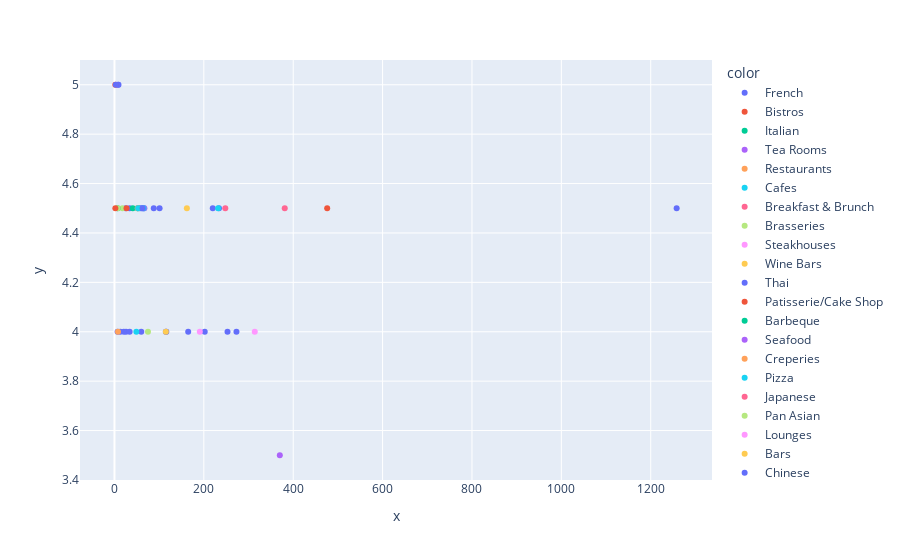

The notebook cell this image was saved under:
### Code cell
fig = px.scatter(x=business_df['review_count'],y=business_df['rating'], color=business_df['category'])
fig.show()

### Figure 1 — Plotly figure (JSON) as saved in the notebook; plotly's stock layout.template omitted (floating-point values rounded to 4 significant figures)
{"data": [{"hovertemplate": "color=French<br>x=%{x}<br>y=%{y}<extra></extra>", "legendgroup": "French", "marker": {"color": "#636efa", "symbol": "circle"}, "mode": "markers", "name": "French", "orientation": "v", "showlegend": true, "type": "scatter", "x": [1258, 57, 101, 60, 26, 116, 9, 61, 66, 273, 115, 253, 8, 234, 13, 88, 7, 34, 34, 165, 25, 21, 220, 202], "xaxis": "x", "y": [4.5, 4.5, 4.5, 4, 4, 4, 5, 4.5, 4.5, 4, 4, 4, 5, 4.5, 4, 4.5, 4, 4.5, 4, 4, 4.5, 4, 4.5, 4], "yaxis": "y"}, {"hovertemplate": "color=Bistros<br>x=%{x}<br>y=%{y}<extra></extra>", "legendgroup": "Bistros", "marker": {"color": "#EF553B", "symbol": "circle"}, "mode": "markers", "name": "Bistros", "orientation": "v", "showlegend": true, "type": "scatter", "x": [476, 2], "xaxis": "x", "y": [4.5, 5], "yaxis": "y"}, {"hovertemplate": "color=Italian<br>x=%{x}<br>y=%{y}<extra></extra>", "legendgroup": "Italian", "marker": {"color": "#00cc96", "symbol": "circle"}, "mode": "markers", "name": "Italian", "orientation": "v", "showlegend": true, "type": "scatter", "x": [41, 52], "xaxis": "x", "y": [4.5, 4.5], "yaxis": "y"}, {"hovertemplate": "color=Tea Rooms<br>x=%{x}<br>y=%{y}<extra></extra>", "legendgroup": "Tea Rooms", "marker": {"color": "#ab63fa", "symbol": "circle"}, "mode": "markers", "name": "Tea Rooms", "orientation": "v", "showlegend": true, "type": "scatter", "x": [67], "xaxis": "x", "y": [4.5], "yaxis": "y"}, {"hovertemplate": "color=Restaurants<br>x=%{x}<br>y=%{y}<extra></extra>", "legendgroup": "Restaurants", "marker": {"color": "#FFA15A", "symbol": "circle"}, "mode": "markers", "name": "Restaurants", "orientation": "v", "showlegend": true, "type": "scatter", "x": [8], "xaxis": "x", "y": [4], "yaxis": "y"}, {"hovertemplate": "color=Cafes<br>x=%{x}<br>y=%{y}<extra></extra>", "legendgroup": "Cafes", "marker": {"color": "#19d3f3", "symbol": "circle"}, "mode": "markers", "name": "Cafes", "orientation": "v", "showlegend": true, "type": "scatter", "x": [232, 65, 49], "xaxis": "x", "y": [4.5, 4.5, 4], "yaxis": "y"}, {"hovertemplate": "color=Breakfast & Brunch<br>x=%{x}<br>y=%{y}<extra></extra>", "legendgroup": "Breakfast & Brunch", "marker": {"color": "#FF6692", "symbol": "circle"}, "mode": "markers", "name": "Breakfast & Brunch", "orientation": "v", "showlegend": true, "type": "scatter", "x": [248], "xaxis": "x", "y": [4.5], "yaxis": "y"}, {"hovertemplate": "color=Brasseries<br>x=%{x}<br>y=%{y}<extra></extra>", "legendgroup": "Brasseries", "marker": {"color": "#B6E880", "symbol": "circle"}, "mode": "markers", "name": "Brasseries", "orientation": "v", "showlegend": true, "type": "scatter", "x": [18, 75], "xaxis": "x", "y": [4.5, 4], "yaxis": "y"}, {"hovertemplate": "color=Steakhouses<br>x=%{x}<br>y=%{y}<extra></extra>", "legendgroup": "Steakhouses", "marker": {"color": "#FF97FF", "symbol": "circle"}, "mode": "markers", "name": "Steakhouses", "orientation": "v", "showlegend": true, "type": "scatter", "x": [191], "xaxis": "x", "y": [4], "yaxis": "y"}, {"hovertemplate": "color=Wine Bars<br>x=%{x}<br>y=%{y}<extra></extra>", "legendgroup": "Wine Bars", "marker": {"color": "#FECB52", "symbol": "circle"}, "mode": "markers", "name": "Wine Bars", "orientation": "v", "showlegend": true, "type": "scatter", "x": [162], "xaxis": "x", "y": [4.5], "yaxis": "y"}, {"hovertemplate": "color=Thai<br>x=%{x}<br>y=%{y}<extra></extra>", "legendgroup": "Thai", "marker": {"color": "#636efa", "symbol": "circle"}, "mode": "markers", "name": "Thai", "orientation": "v", "showlegend": true, "type": "scatter", "x": [3], "xaxis": "x", "y": [5], "yaxis": "y"}, {"hovertemplate": "color=Patisserie/Cake Shop<br>x=%{x}<br>y=%{y}<extra></extra>", "legendgroup": "Patisserie/Cake Shop", "marker": {"color": "#EF553B", "symbol": "circle"}, "mode": "markers", "name": "Patisserie/Cake Shop", "orientation": "v", "showlegend": true, "type": "scatter", "x": [27], "xaxis": "x", "y": [4.5], "yaxis": "y"}, {"hovertemplate": "color=Barbeque<br>x=%{x}<br>y=%{y}<extra></extra>", "legendgroup": "Barbeque", "marker": {"color": "#00cc96", "symbol": "circle"}, "mode": "markers", "name": "Barbeque", "orientation": "v", "showlegend": true, "type": "scatter", "x": [7], "xaxis": "x", "y": [4.5], "yaxis": "y"}, {"hovertemplate": "color=Seafood<br>x=%{x}<br>y=%{y}<extra></extra>", "legendgroup": "Seafood", "marker": {"color": "#ab63fa", "symbol": "circle"}, "mode": "markers", "name": "Seafood", "orientation": "v", "showlegend": true, "type": "scatter", "x": [370], "xaxis": "x", "y": [3.5], "yaxis": "y"}, {"hovertemplate": "color=Creperies<br>x=%{x}<br>y=%{y}<extra></extra>", "legendgroup": "Creperies", "marker": {"color": "#FFA15A", "symbol": "circle"}, "mode": "markers", "name": "Creperies", "orientation": "v", "showlegend": true, "type": "scatter", "x": [52], "xaxis": "x", "y": [4.5], "yaxis": "y"}, {"hovertemplate": "color=Pizza<br>x=%{x}<br>y=%{y}<extra></extra>", "legendgroup": "Pizza", "marker": {"color": "#19d3f3", "symbol": "circle"}, "mode": "markers", "name": "Pizza", "orientation": "v", "showlegend": true, "type": "scatter", "x": [53], "xaxis": "x", "y": [4.5], "yaxis": "y"}, {"hovertemplate": "color=Japanese<br>x=%{x}<br>y=%{y}<extra></extra>", "legendgroup": "Japanese", "marker": {"color": "#FF6692", "symbol": "circle"}, "mode": "markers", "name": "Japanese", "orientation": "v", "showlegend": true, "type": "scatter", "x": [381], "xaxis": "x", "y": [4.5], "yaxis": "y"}, {"hovertemplate": "color=Pan Asian<br>x=%{x}<br>y=%{y}<extra></extra>", "legendgroup": "Pan Asian", "marker": {"color": "#B6E880", "symbol": "circle"}, "mode": "markers", "name": "Pan Asian", "orientation": "v", "showlegend": true, "type": "scatter", "x": [7], "xaxis": "x", "y": [4.5], "yaxis": "y"}, {"hovertemplate": "color=Lounges<br>x=%{x}<br>y=%{y}<extra></extra>", "legendgroup": "Lounges", "marker": {"color": "#FF97FF", "symbol": "circle"}, "mode": "markers", "name": "Lounges", "orientation": "v", "showlegend": true, "type": "scatter", "x": [314], "xaxis": "x", "y": [4], "yaxis": "y"}, {"hovertemplate": "color=Bars<br>x=%{x}<br>y=%{y}<extra></extra>", "legendgroup": "Bars", "marker": {"color": "#FECB52", "symbol": "circle"}, "mode": "markers", "name": "Bars", "orientation": "v", "showlegend": true, "type": "scatter", "x": [115], "xaxis": "x", "y": [4], "yaxis": "y"}, {"hovertemplate": "color=Chinese<br>x=%{x}<br>y=%{y}<extra></extra>", "legendgroup": "Chinese", "marker": {"color": "#636efa", "symbol": "circle"}, "mode": "markers", "name": "Chinese", "orientation": "v", "showlegend": true, "type": "scatter", "x": [63], "xaxis": "x", "y": [4.5], "yaxis": "y"}, {"hovertemplate": "color=Pubs<br>x=%{x}<br>y=%{y}<extra></extra>", "legendgroup": "Pubs", "marker": {"color": "#EF553B", "symbol": "circle"}, "mode": "markers", "name": "Pubs", "orientation": "v", "showlegend": true, "type": "scatter", "x": [2], "xaxis": "x", "y": [4.5], "yaxis": "y"}], "layout": {"autosize": true, "legend": {"title": {"text": "color"}, "tracegroupgap": 0}, "margin": {"t": 60}, "xaxis": {"anchor": "y", "autorange": true, "domain": [0, 1], "range": [-85.97, 1346.0], "title": {"text": "x"}, "type": "linear"}, "yaxis": {"anchor": "x", "autorange": true, "domain": [0, 1], "range": [3.384, 5.116], "title": {"text": "y"}, "type": "linear"}}}
